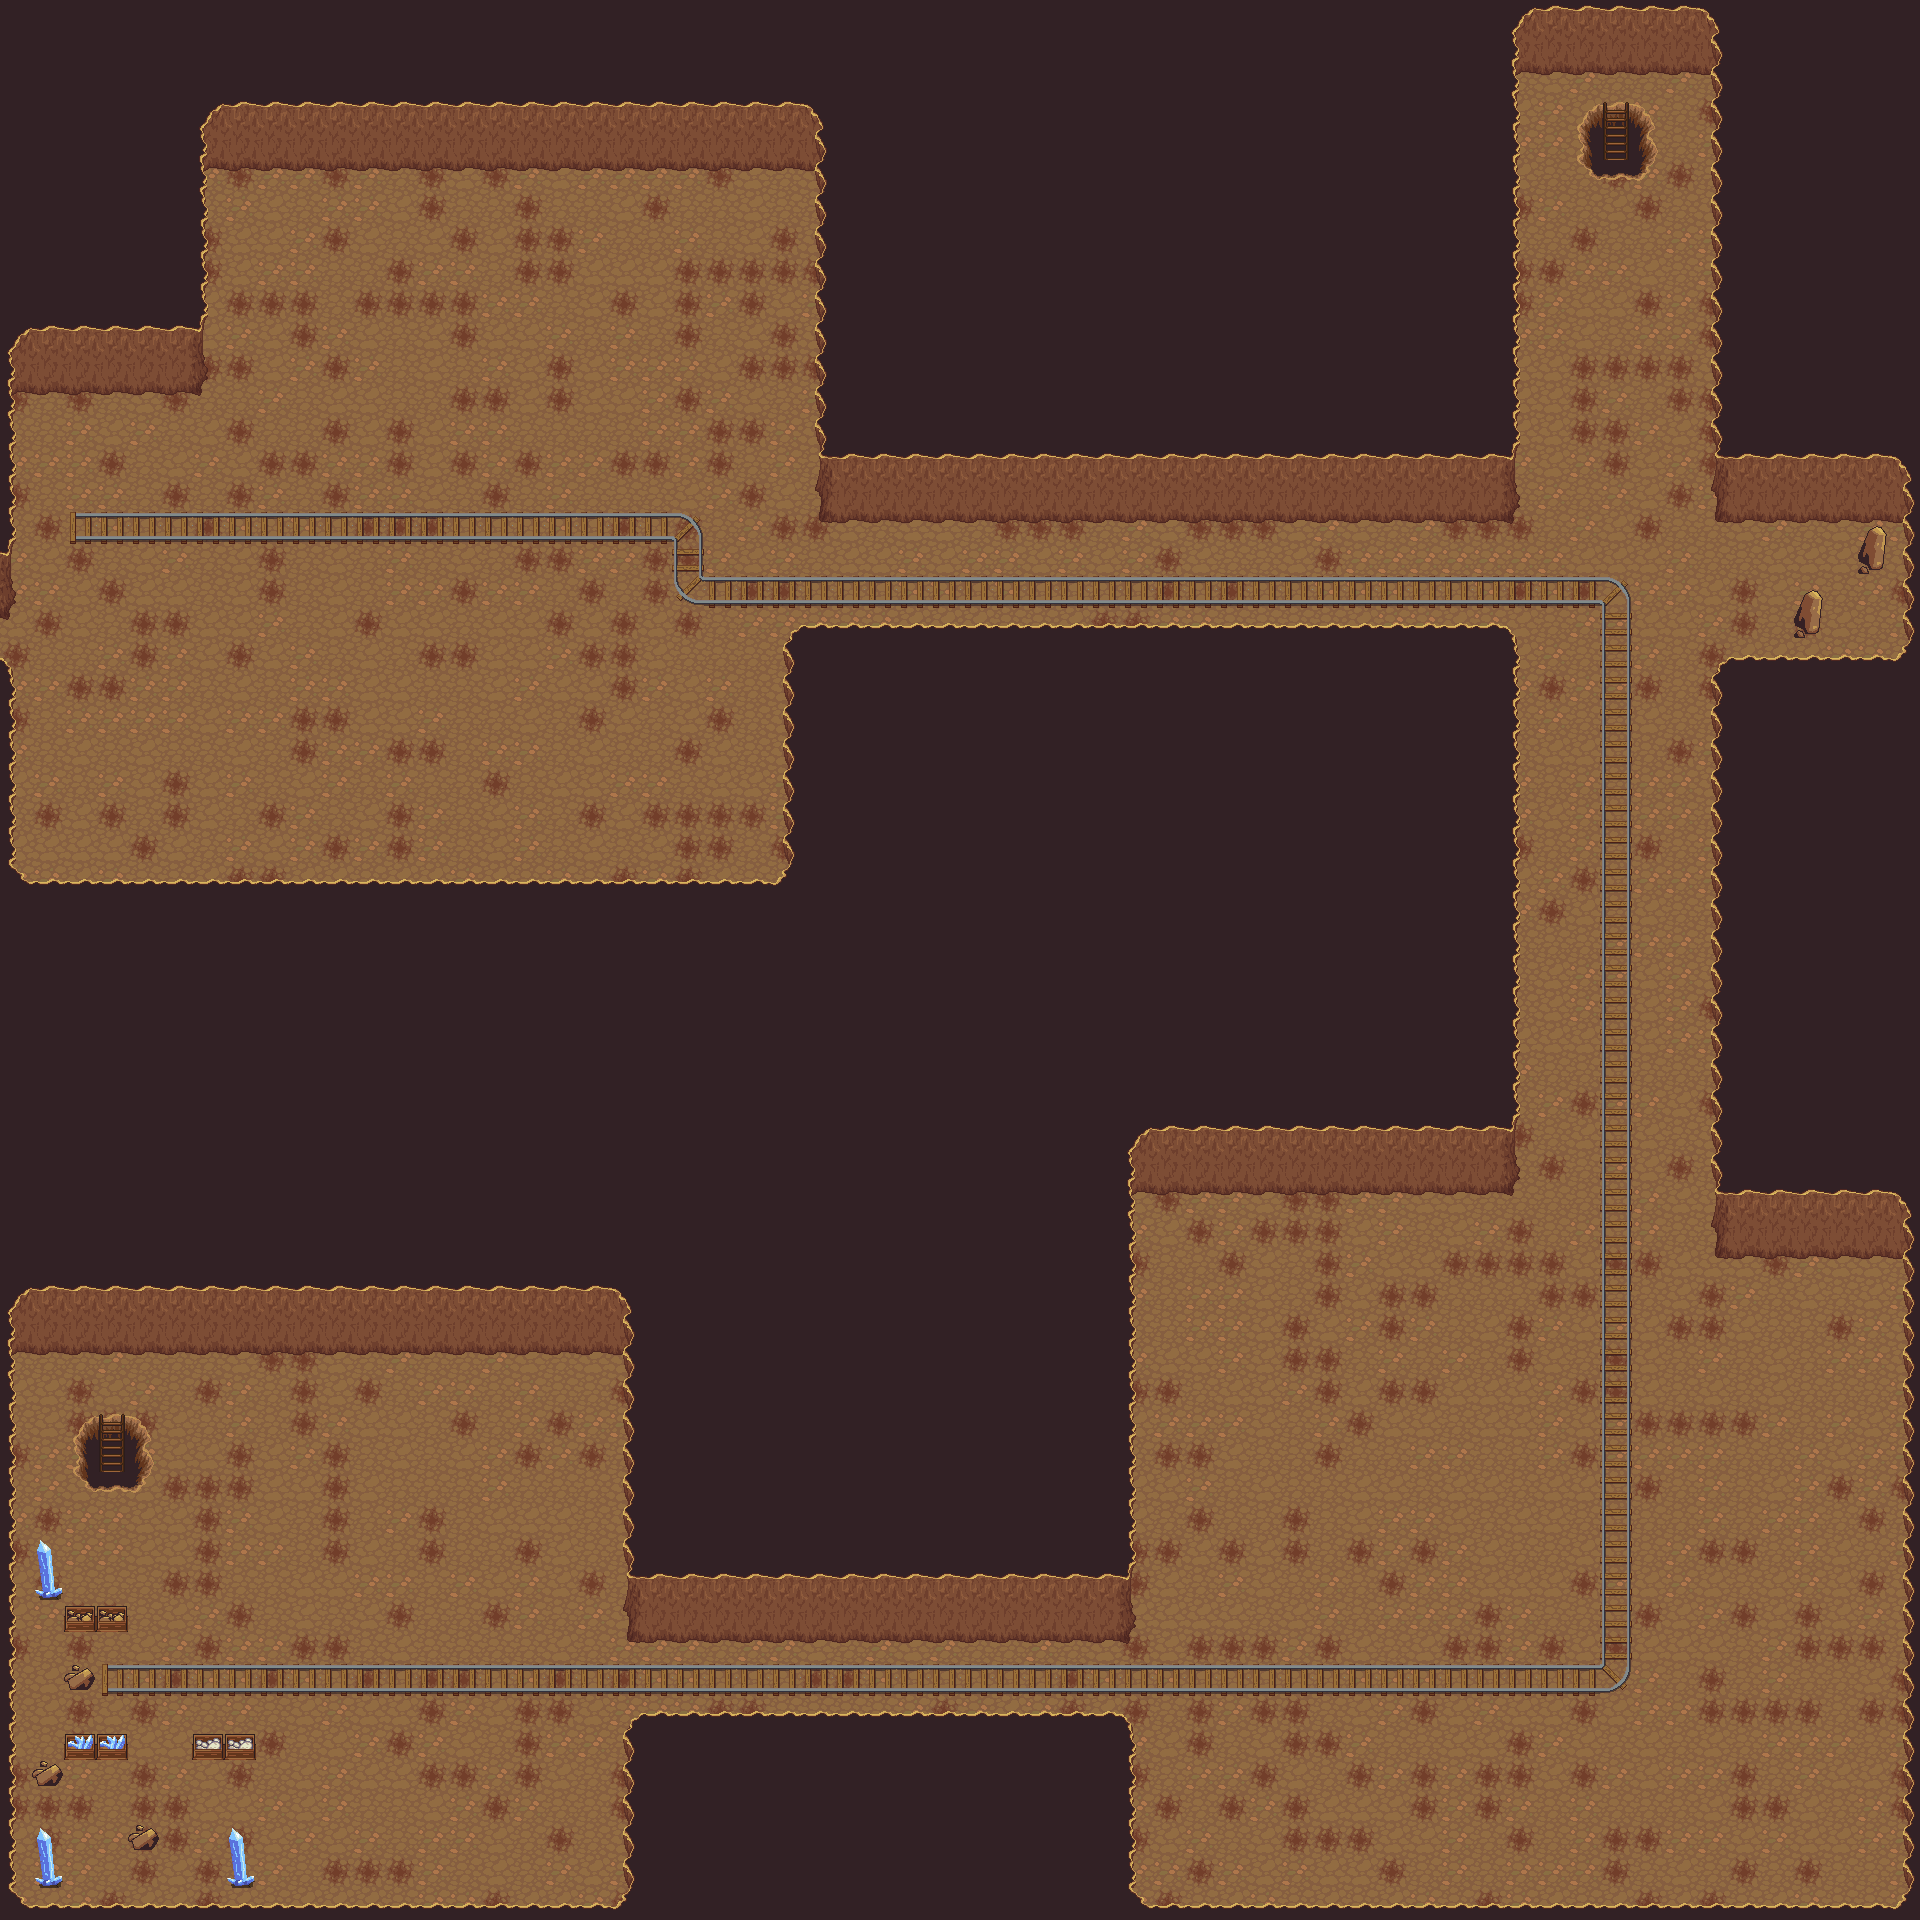

Tiled map render using the project's own tile images. Description and the map definition, with tile-layer contents summarised, below:
An orthogonal 60x60 tile map with 32x32 px tiles, 8 tile layers (collision, Tile Layer 1, Tile Layer 3, Tile Layer 2, ...), 7 tilesets and 3 objects (3x tp).

<map version="1.0" orientation="orthogonal" renderorder="right-down" width="60" height="60" tilewidth="32" tileheight="32" nextobjectid="4">
 <properties>
  <property name="ennemy" value="9;3,640,640;3,640,320;4,320,640;2,1632,608;3,1334,1334;3,1824,1824;4,1408,1696;2,416,1824;4,416,480" />
  <property name="music" value="res/musics/Dark_chamber.WAV" />
 </properties>
 <tileset firstgid="1" name="dirt2" tilewidth="32" tileheight="32" tilecount="18" columns="3">
  <image source="../tiles/dirt2.png" width="96" height="192" />
 </tileset>
 <tileset firstgid="19" name="dirt" tilewidth="32" tileheight="32" tilecount="18" columns="3">
  <image source="../tiles/dirt.png" width="96" height="192" />
 </tileset>
 <tileset firstgid="37" name="hole" tilewidth="32" tileheight="32" tilecount="18" columns="3">
  <image source="../tiles/hole.png" width="96" height="192" />
 </tileset>
 <tileset firstgid="55" name="mountains" tilewidth="32" tileheight="32" tilecount="108" columns="12">
  <image source="../tiles/mountains.png" width="384" height="288" />
 </tileset>
 <tileset firstgid="163" name="tuto-slick2d-037-tuile-logic (1)" tilewidth="32" tileheight="32" tilecount="25" columns="5">
  <image source="../tiles/tuto-slick2d-037-tuile-logic (1).png" width="160" height="160" />
 </tileset>
 <tileset firstgid="188" name="dungeonex" tilewidth="32" tileheight="32" tilecount="100" columns="10">
  <image source="../tiles/dungeonex.png" width="320" height="320" />
 </tileset>
 <tileset firstgid="288" name="cavern_ruins" tilewidth="32" tileheight="32" tilecount="384" columns="24">
  <image source="../tiles/cavern_ruins.png" width="768" height="512" />
 </tileset>
 <layer name="collision" width="60" height="60">
  <data>[3600 cells, 433 non-empty, 13 distinct tile ids]</data>
 </layer>
 <layer name="Tile Layer 1" width="60" height="60">
  <data>[3600 cells, 3600 non-empty, 4 distinct tile ids]</data>
 </layer>
 <layer name="Tile Layer 3" width="60" height="60">
  <data>[3600 cells, 11 non-empty, 11 distinct tile ids]</data>
 </layer>
 <layer name="Tile Layer 2" width="60" height="60">
  <data>[3600 cells, 2138 non-empty, 32 distinct tile ids]</data>
 </layer>
 <layer name="Tile Layer 4" width="60" height="60">
  <data>[3600 cells, 155 non-empty, 16 distinct tile ids]</data>
 </layer>
 <layer name="Tile Layer 5" width="60" height="60">
  <data>[3600 cells, 0 non-empty, 0 distinct tile ids]</data>
 </layer>
 <layer name="Tile Layer 6" width="60" height="60">
  <data>[3600 cells, 0 non-empty, 0 distinct tile ids]</data>
 </layer>
 <layer name="Tile Layer 7" width="60" height="60">
  <data>[3600 cells, 0 non-empty, 0 distinct tile ids]</data>
 </layer>
 <objectgroup name="Object Layer 1" width="60" height="60">
  <properties>
   <property name="ennemy" value="9;2,320,800;1,480,320;2,640,640;2,1632,608;2,1280,1280;2,1760,1760;1,1280,1760;2,320,1760;2,320,1440" />
   <property name="music" value="res/musics/Dark_chamber.WAV" />
  </properties>
  <object id="1" type="tp" x="0" y="615" width="11" height="56">
   <properties>
    <property name="destMap" value="res/maps/map_4.tmx" />
    <property name="destX" value="672" />
    <property name="destY" value="288" />
   </properties>
  </object>
  <object id="2" type="tp" x="1579" y="110" width="77" height="67">
   <properties>
    <property name="destMap" value="res/maps/dongeon_2.tmx" />
    <property name="destX" value="1600" />
    <property name="destY" value="160" />
   </properties>
  </object>
  <object id="3" type="tp" x="74" y="1418" width="78" height="69">
   <properties>
    <property name="destMap" value="res/maps/dongeon_2.tmx" />
    <property name="destX" value="96" />
    <property name="destY" value="1536" />
   </properties>
  </object>
 </objectgroup>
</map>
